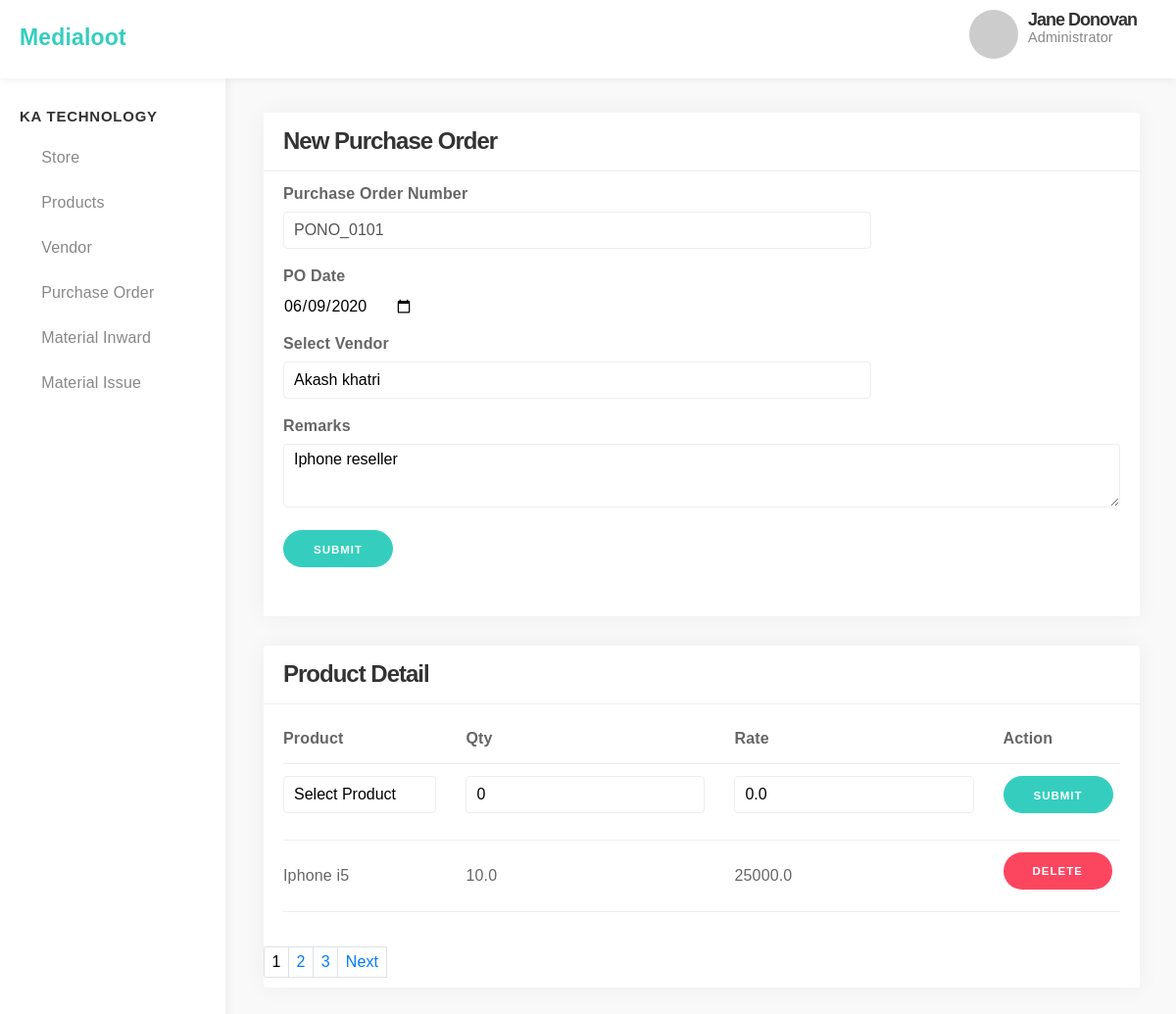
/po/update/1, run on an earlier commit of the app's database.
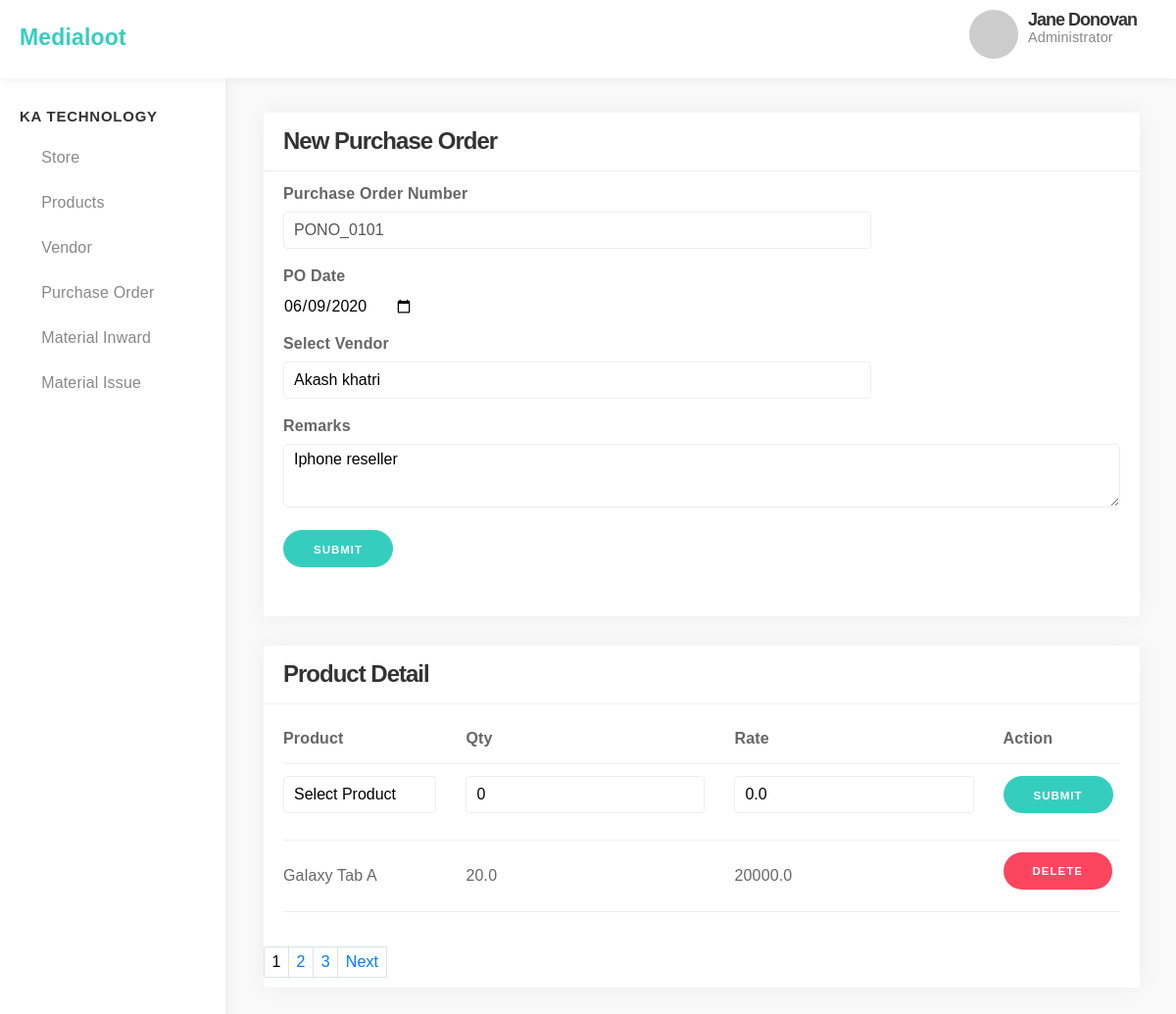
And on a later commit of the database.
### store/models.py (models this page shows)
class PurchaseOrder_Detail(models.Model):
    purchaseorder=models.ForeignKey(PurchaseOrder,on_delete=models.CASCADE)
    product=models.ForeignKey(Product,on_delete=models.CASCADE)
    poqty=models.FloatField()
    rate=models.FloatField()
    cancleqty=models.FloatField(default=0)
    pending_qty=models.FloatField(default=0)
    class Meta:
        managed=True
        db_table='purchaseorder_detail'

class Product(models.Model):
    productname=models.CharField(max_length=255)
    specification=models.CharField(max_length=255)
    minStock=models.FloatField()
    reOrderPoint=models.FloatField()
    minOrderQty=models.FloatField()
    def __str__(self):
        return self.productname
    class Meta:
        managed=True
        db_table='product'

### store/views.py (the view, shortened to what this page needs)
# urls.py: path('po/update/<id>',views.updatePurchaseOrder,name='update-po'),
def updatePurchaseOrder(request,id):
    instance=get_object_or_404(models.PurchaseOrder,id=id)
    form=Imp_Form.PurchaseOrderForm(request.POST or None, instance=instance)
    formd=Imp_Form.PurchaseOrderDetailForm()
    instanced=models.PurchaseOrder_Detail.objects.filter(purchaseorder_id=id)
    page=request.GET.get('page',1)
    paginator=Paginator(instanced,1)
    try:
        products=paginator.page(page)
    except PageNotAnInteger:
        products=Paginator.page(1)
    except EmptyPage:
        products=Paginator.page(paginator.num_pages)
    context={'form':form,"formd":formd,"products":products,"id":id}
    return render(request,'store/purchaseorder.html',context)

### store/form.py
class PurchaseOrderForm(forms.ModelForm):
    vendor=forms.ModelChoiceField(queryset=models.Vendor.objects.all(),empty_label="Select Vendor")
    pono=forms.CharField(initial="Auto Number",required=False,disabled=True)
    podate=forms.DateField(widget=DateInput)
    class Meta:
        model=models.PurchaseOrder
        fields='__all__'

class PurchaseOrderDetailForm(forms.ModelForm):
    product=forms.ModelChoiceField(queryset=models.Product.objects.all(),empty_label="Select Product")
    poqty=forms.IntegerField(initial="0")
    rate=forms.IntegerField(initial="0.0")
    class Meta:
        model=models.PurchaseOrder_Detail
        fields=['purchaseorder','product','poqty','rate']

### store/models.py (called while the page is built)
    def __str__(self):
        return self.vendorname

### store/templates/store/purchaseorder.html (shortened to what this page needs)
{% extends 'index.html' %}
{% block content %}
    <div class="row grid-responsive ">
        <div class="column ">
            <div class="card ">
                <div class="card-title">
                    <h3>New Purchase Order</h3>
                </div>
                <div class="card-block ">
                    <form action="/po/add/" method="POST">
                        <fieldset>
                            <label for="nameField">Purchase Order Number</label>
                            {{ form.pono}}
                            <label for="ageRangeField">PO Date</label>
                            {{ form.podate}}
                            <label for="commentField">Select Vendor</label>
                            {{ form.vendor}}
                            <label for="commentField">Remarks</label>
                            {{ form.remarks}}
                            <input class="button-primary" type="submit" value="Submit">
                        </fieldset>
                    </form>
                </div>
            </div>
            <div class="card">
                <div class="card-title">
                    <h3>Product Detail</h3>
                </div>
                <div class="card-block">
                    <table>
                        <thead>
                            <th>Product</th>
                            <th>Qty</th>
                            <th>Rate</th>
                            <th>Action</th>
                        </thead>
                        <tbody>
                            <form action="/pod/add/" method="POST" >
                            <tr>
                                <td>{{formd.product}}</td>
                                <td>{{formd.poqty}}</td>
                                <td>{{formd.rate}}</td>
                                <td><input class="button-primary" type="submit" value="Submit"></td>
                            </tr>
                            </form>
                            {% if products %}
                            {% for product in products %}
                            <tr id="{{product.id}}">
                                <td>{{product.product}}</td>
                                <td>{{product.poqty}}</td>
                                <td>{{product.rate}}</td>
                                <td><button class="background-danger" onclick="CnfDelete({{product.id}});">Delete</button></td>
                            </tr>
                            {% endfor %}
                            {% endif %}
                        </tbody>
                    </table>
                </div>
                {% if products.has_other_pages %}
                <nav aria-label="Page navigation example ml-2">
                <ul class="pagination">
                {% for i in products.paginator.page_range %}
                    {% if products.number == i %}
                        <li class="page-item active"><span class="page-link"  style="color: black;"  href="#">{{i}}<span class="sr-only">(current)</span></span></li>
                    {% elif i > products.number|add:'-3' and i < products.number|add:'3' %}
                        <li class="page-item"><a class="page-link" href="?page={{ i }}">{{i}}</a></li>
                    {% endif %}
                {% endfor %}
                {% if products.has_next %}
                    <li class="page-item"><a class="page-link" href="?page={{ products.next_page_number }}">Next</a></li>
                {% endif %}
                </ul>
                </nav>
                {% endif %}
            </div>
        </div>
    </div>
{% endblock content %}

What changed in the data, as far as the page shows it:
removed PurchaseOrder_Detail: product "Iphone i5", poqty "10.0", rate "25000.0"
added PurchaseOrder_Detail: product "Galaxy Tab A", poqty "20.0", rate "20000.0"
